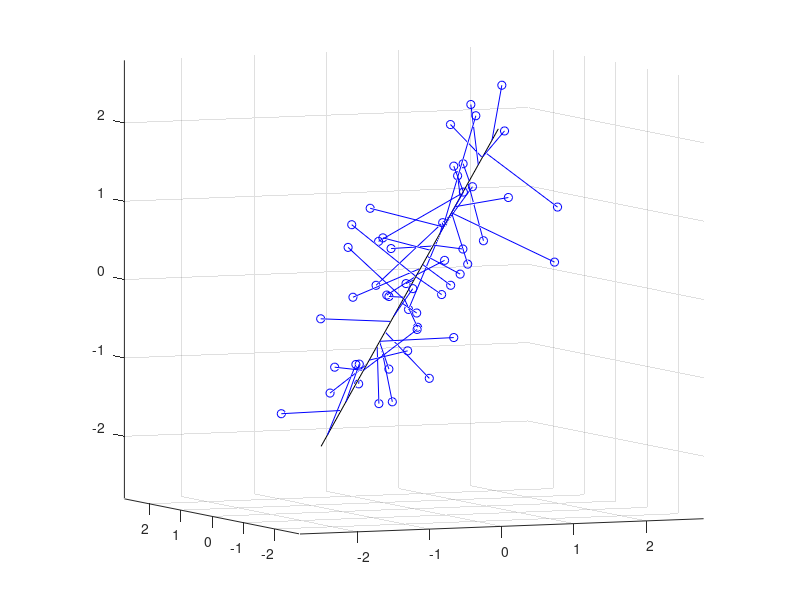

MATLAB code for this plot:
%% Fitting an Orthogonal Regression Using Principal Components Analysis
% Principal Components Analysis can be used to fit a linear regression that
% minimizes the perpendicular distances from the data to the fitted model.
% This is the linear case of what is known as Orthogonal Regression or Total
% Least Squares, and is appropriate when there is no natural distinction
% between predictor and response variables, or when all variables are measured
% with error. This is in contrast to the usual regression assumption that
% predictor variables are measured exactly, and only the response variable has
% an error component.
%
% For example, given two data vectors x and y, you can fit a line that
% minimizes the perpendicular distances from each of the points (x(i), y(i))
% to the line. More generally, with p observed variables, you can fit an
% r-dimensional hyperplane in p-dimensional space (r < p). The choice of r is
% equivalent to choosing the number of components to retain in PCA. It may be
% based on prediction error, or it may simply be a pragmatic choice to reduce
% data to a manageable number of dimensions.
%
% In this example, we fit a plane and a line through some data on three
% observed variables. It's easy to do the same thing for any number of
% variables, and for any dimension of model, although visualizing a fit
% in higher dimensions would obviously not be straightforward.

% Copyright 2005 The MathWorks, Inc.
% $Revision: 1.1.4.1 $ $Date: 2005/06/07 17:39:31 $


%% Fitting a plane to 3-D data
% First, we generate some trivariate normal data for the example. Two of
% the variables are fairly correlated strongly.
randn('state',0);
X = mvnrnd([0 0 0], [1 .2 .7; .2 1 0; .7 0 1],50);
plot3(X(:,1),X(:,2),X(:,3),'bo');
grid on;
maxlim = max(abs(X(:)))*1.1;
axis([-maxlim maxlim -maxlim maxlim -maxlim maxlim]);
axis square
view(-23.5,5);

%%
% Next, we fit a plane to the data using PCA. The coefficients for the first
% two principal components define vectors that form a basis for the plane.
% The third PC is orthogonal to the first two, and its coefficients define the
% normal vector of the plane.
[coeff,score,roots] = princomp(X);
basis = coeff(:,1:2)
%%
normal = coeff(:,3)
%%
% That's all there is to the fit. But let's look closer at the results, and
% plot the fit along with the data.

%%
% Because the first two components explain as much of the variance in the data
% as is possible with two dimensions, the plane is the best 2-D linear
% approximation to the data. Equivalently, the third component explains the
% least amount of variation in the data, and it is the error term in the
% regression. The latent roots (or eigenvalues) from the PCA define the
% amount of explained variance for each component.
pctExplained = roots' ./ sum(roots)

%%
% The first two coordinates of the principal component scores give the
% projection of each point onto the plane, in the coordinate system of the
% plane. To get the coordinates of the fitted points in terms of the original
% coordinate system, we multiply each PC coefficient vector by the
% corresponding score, and add back in the mean of the data. The residuals
% are simply the original data minus the fitted points.
[n,p] = size(X);
meanX = mean(X,1);
Xfit = repmat(meanX,n,1) + score(:,1:2)*coeff(:,1:2)';
residuals = X - Xfit;

%%
% The equation of the fitted plane is |[x y z]*normal - meanX*normal = 0|.
% The plane passes through the point |meanX|, and its perpendicular distance
% to the origin is |meanX*normal|. The perpendicular distance from each
% point to the plane, i.e., the norm of the residuals, is the dot product
% of each centered point with the normal to the plane. The fitted plane
% minimizes the sum of the squared errors.
error = abs((X - repmat(meanX,n,1))*normal);
sse = sum(error.^2)

%%
% To visualize the fit, we can plot the plane, the original data, and their
% projection to the plane.
[xgrid,ygrid] = meshgrid(linspace(min(X(:,1)),max(X(:,1)),5), ...
                          linspace(min(X(:,2)),max(X(:,2)),5));
zgrid = (1/normal(3)) .* (meanX*normal - (xgrid.*normal(1) + ygrid.*normal(2)));
h = mesh(xgrid,ygrid,zgrid,'EdgeColor',[0 0 0],'FaceAlpha',0);

hold on
above = (X-repmat(meanX,n,1))*normal > 0;
below = ~above;
nabove = sum(above);
X1 = [X(above,1) Xfit(above,1) nan*ones(nabove,1)];
X2 = [X(above,2) Xfit(above,2) nan*ones(nabove,1)];
X3 = [X(above,3) Xfit(above,3) nan*ones(nabove,1)];
plot3(X1',X2',X3','-', X(above,1),X(above,2),X(above,3),'o', 'Color',[0 .7 0]);
nbelow = sum(below);
X1 = [X(below,1) Xfit(below,1) nan*ones(nbelow,1)];
X2 = [X(below,2) Xfit(below,2) nan*ones(nbelow,1)];
X3 = [X(below,3) Xfit(below,3) nan*ones(nbelow,1)];
plot3(X1',X2',X3','-', X(below,1),X(below,2),X(below,3),'o', 'Color',[1 0 0]);

hold off
maxlim = max(abs(X(:)))*1.1;
axis([-maxlim maxlim -maxlim maxlim -maxlim maxlim]);
axis square
view(-23.5,5);
%%
% Green points are above the plane, red points are below.


%% Fitting a line to 3-D data
% Fitting a straight line to the data is even simpler, and because of the
% nesting property of PCA, we can use the components that have already been
% computed. The direction vector that defines the line is given by the
% coefficients for the first principal component. The second and third PCs
% are orthogonal to the first, and their coefficients define directions
% that are perpendicular to the line. The equation of the line is |meanX +
% t*dirVect|.
dirVect = coeff(:,1)

%%
% The first coordinate of the principal component scores gives the
% projection of each point onto the line. As with the 2-D fit, the PC
% coefficient vectors multiplied by the scores the gives the fitted points
% in the original coordinate system.
Xfit1 = repmat(meanX,n,1) + score(:,1)*coeff(:,1)';

%%
% Plot the line, the original data, and their projection to the line.
t = [min(score(:,1))-.2, max(score(:,1))+.2];
endpts = [meanX + t(1)*dirVect'; meanX + t(2)*dirVect'];
plot3(endpts(:,1),endpts(:,2),endpts(:,3),'k-');

X1 = [X(:,1) Xfit1(:,1) nan*ones(n,1)];
X2 = [X(:,2) Xfit1(:,2) nan*ones(n,1)];
X3 = [X(:,3) Xfit1(:,3) nan*ones(n,1)];
hold on
plot3(X1',X2',X3','b-', X(:,1),X(:,2),X(:,3),'bo');
hold off
maxlim = max(abs(X(:)))*1.1;
axis([-maxlim maxlim -maxlim maxlim -maxlim maxlim]);
axis square
view(-23.5,5);
grid on

%%
% While it appears that some of the projections in this plot are not
% perpendicular to the line, that's just because we're plotting 3-D data
% in two dimensions. In a live |MATLAB| figure window, you could
% interactively rotate the plot to different perspectives to verify that
% the projections are indeed perpendicular, and to get a better feel for
% how the line fits the data. 